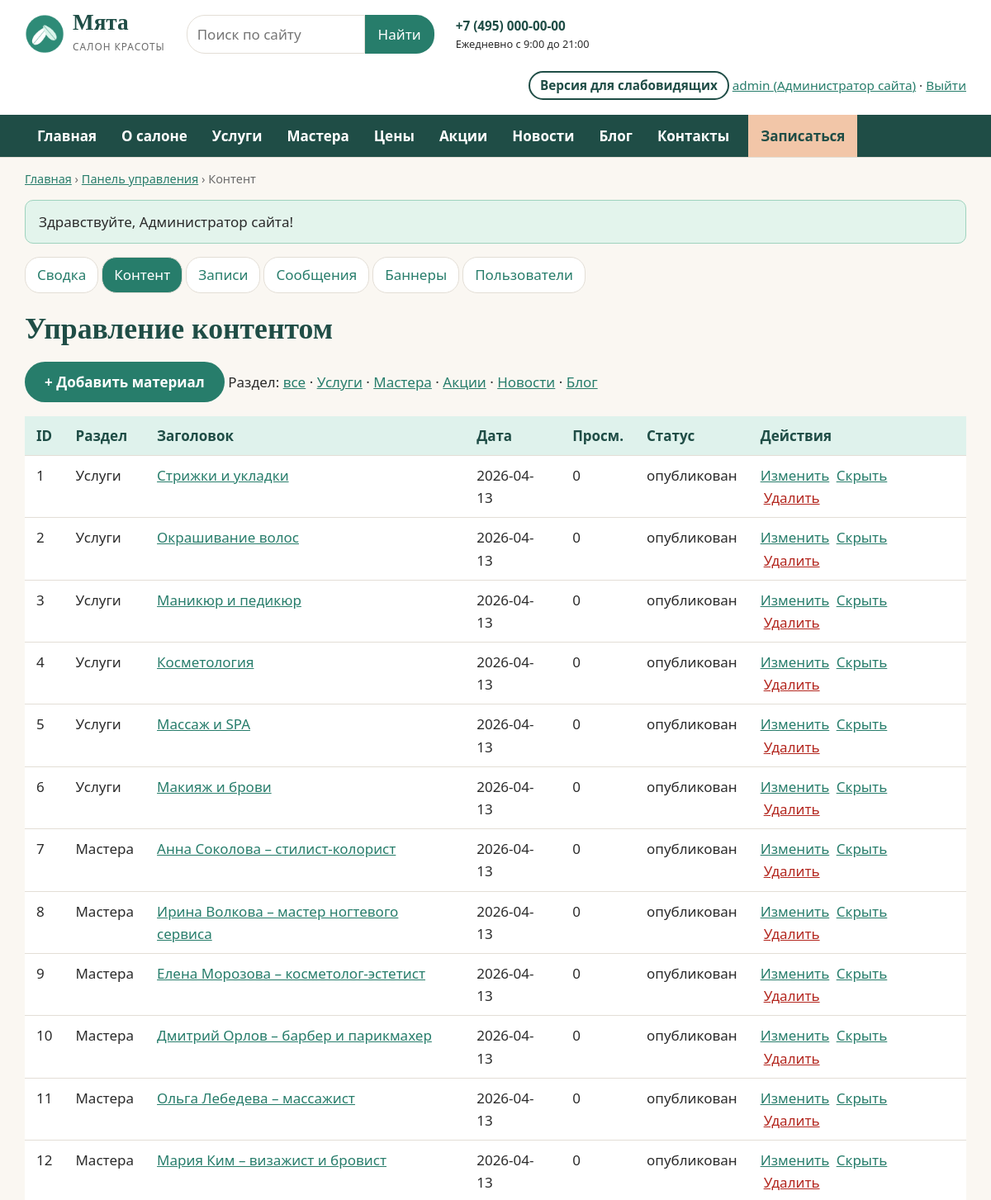
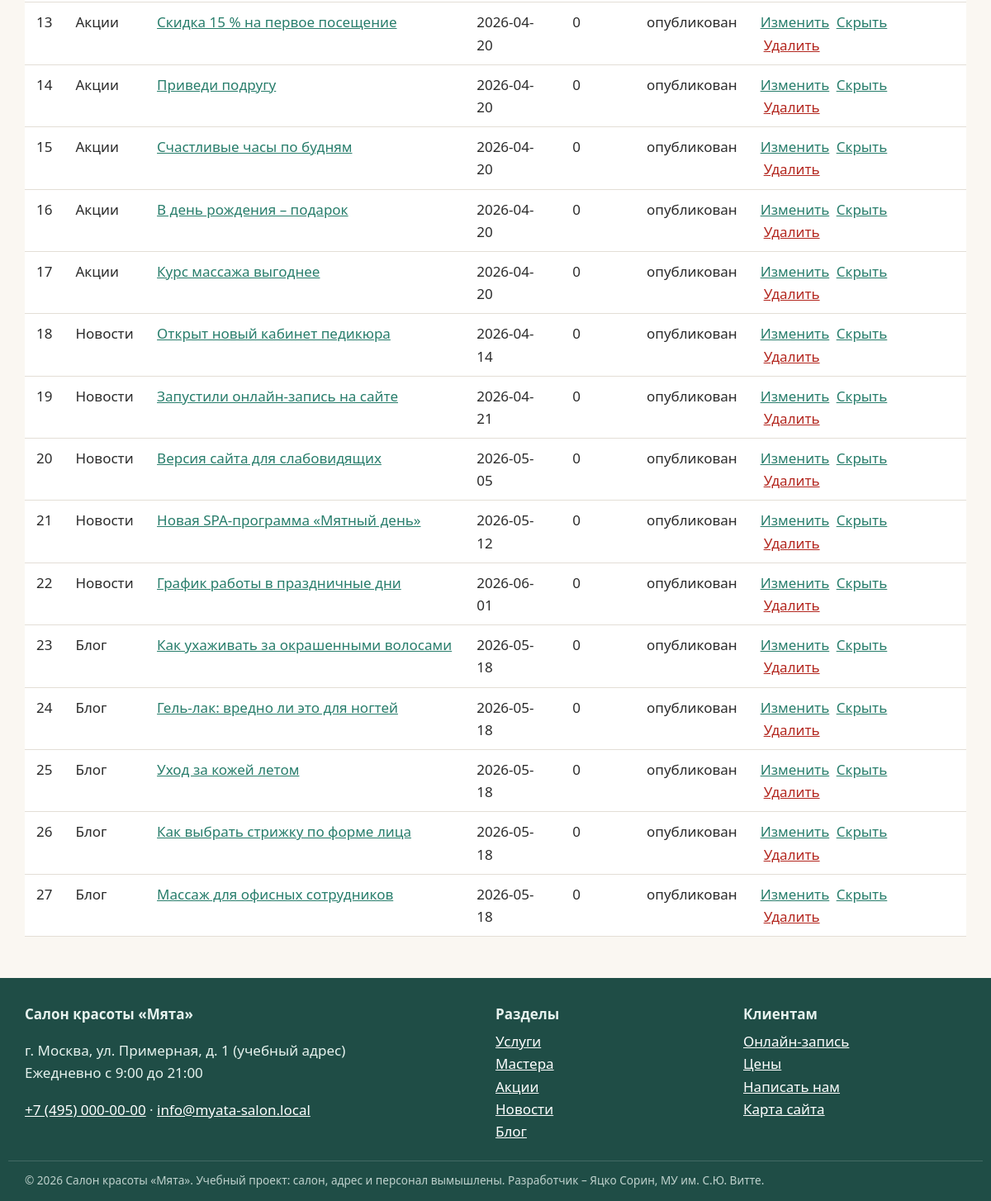
/admin/articles.php (signed in), run on the app's committed database (2 pictures, top to bottom).
### tables this page shows
CREATE TABLE users (
  id INT AUTO_INCREMENT PRIMARY KEY,
  login VARCHAR(40) NOT NULL UNIQUE,
  password_hash VARCHAR(255) NOT NULL,
  name VARCHAR(100) NOT NULL,
  email VARCHAR(120) NOT NULL UNIQUE,
  phone VARCHAR(30) NOT NULL DEFAULT '',
  role ENUM('admin','manager','client') NOT NULL DEFAULT 'client',
  is_active TINYINT(1) NOT NULL DEFAULT 1,
  created_at DATETIME NOT NULL DEFAULT CURRENT_TIMESTAMP
);

CREATE TABLE sections (
  code VARCHAR(20) PRIMARY KEY,
  title VARCHAR(60) NOT NULL,
  description VARCHAR(255) NOT NULL,
  sort INT NOT NULL DEFAULT 0
);

CREATE TABLE articles (
  id INT AUTO_INCREMENT PRIMARY KEY,
  section VARCHAR(20) NOT NULL,
  slug VARCHAR(100) NOT NULL,
  title VARCHAR(200) NOT NULL,
  summary VARCHAR(400) NOT NULL,
  body TEXT NOT NULL,
  image VARCHAR(120) NOT NULL DEFAULT '',
  price INT NULL,
  duration INT NULL,
  is_published TINYINT(1) NOT NULL DEFAULT 1,
  views INT NOT NULL DEFAULT 0,
  created_at DATETIME NOT NULL DEFAULT CURRENT_TIMESTAMP,
  updated_at DATETIME NULL,
  UNIQUE KEY uq_section_slug (section, slug),
  FULLTEXT KEY ft_search (title, summary, body),
  CONSTRAINT fk_articles_section FOREIGN KEY (section) REFERENCES sections(code)
);

### config.php (called while the page is built, shortened)
<?php
$config = [
    'db_host'   => 'localhost',
    'db_port'   => 3306,
    'db_name'   => 'salon_myata',
    'db_user'   => 'root',
    'db_pass'   => '',
    'site_name' => 'Салон красоты «Мята»',
    'phone'     => '+7 (495) 000-00-00',
    'email'     => 'info@myata-salon.local',
    'address'   => 'г. Москва, ул. Примерная, д. 1 (учебный адрес)',
    'hours'     => 'Ежедневно с 9:00 до 21:00',
];
return $config;

### includes/bootstrap.php (called while the page is built, shortened)
<?php
$CONFIG = require __DIR__ . '/../config.php';
try {
    $pdo = new PDO(
        sprintf('mysql:host=%s;port=%d;dbname=%s;charset=utf8mb4',
            $CONFIG['db_host'], $CONFIG['db_port'], $CONFIG['db_name']),
        $CONFIG['db_user'],
        $CONFIG['db_pass'],
        [PDO::ATTR_ERRMODE => PDO::ERRMODE_EXCEPTION, PDO::ATTR_DEFAULT_FETCH_MODE => PDO::FETCH_ASSOC]
    );
} catch (PDOException $e) {
    http_response_code(500);
    exit('<h1>Нет подключения к базе данных</h1><p>Проверьте настройки в config.php '
        . 'и импортируйте database/salon_myata.sql.</p>');
}
require __DIR__ . '/functions.php';
require __DIR__ . '/auth.php';

### includes/auth.php (called while the page is built, shortened)
<?php
function current_user(): ?array
{
    static $user = false;
    if ($user === false) {
        $user = null;
        if (!empty($_SESSION['uid'])) {
            $st = db()->prepare('SELECT id, login, name, email, phone, role FROM users WHERE id = ? AND is_active = 1');
            $st->execute([$_SESSION['uid']]);
            $user = $st->fetch() ?: null;
        }
    }
    return $user;
}
function require_login(): array
{
    $u = current_user();
    return $u;
}
function require_role(string ...$roles): array
{
    $u = require_login();
    return $u;
}

### admin/articles.php (the view, shortened to what this page needs)
<?php
require __DIR__ . '/../includes/bootstrap.php';
require_role('admin', 'manager');
$s = (string) ($_GET['s'] ?? '');
$sql = 'SELECT a.*, sc.title st FROM articles a JOIN sections sc ON sc.code = a.section';
$st = $s !== '' ? db()->prepare("$sql WHERE a.section = ? ORDER BY sc.sort, a.id") : db()->prepare("$sql ORDER BY sc.sort, a.id");
$st->execute($s !== '' ? [$s] : []);
$crumbs = [['Панель управления', url('admin/index.php')], ['Контент']];
require __DIR__ . '/../includes/header.php';
require __DIR__ . '/_nav.php';
?>
<h1>Управление контентом</h1>
<p><a class="btn" href="<?= e(url('admin/edit.php?s=' . urlencode($s ?: 'news'))) ?>">+ Добавить материал</a>
   Раздел: <a href="?">все</a><?php foreach (sections() as $code => $sec): ?> · <a href="?s=<?= e($code) ?>"<?= $s === $code ? ' class="active"' : '' ?>><?= e($sec['title']) ?></a><?php endforeach; ?></p>
<table class="data">
    <thead><tr><th>ID</th><th>Раздел</th><th>Заголовок</th><th>Дата</th><th>Просм.</th><th>Статус</th><th>Действия</th></tr></thead>
    <tbody>
    <?php foreach ($st as $a): ?>
        <tr><td><?= (int) $a['id'] ?></td><td><?= e($a['st']) ?></td>
            <td><a href="<?= e(article_url($a)) ?>"><?= e($a['title']) ?></a></td>
            <td><?= e(substr($a['created_at'], 0, 10)) ?></td><td><?= (int) $a['views'] ?></td>
            <td><?= $a['is_published'] ? 'опубликован' : '<em>скрыт</em>' ?></td>
            <td class="actions"><a href="<?= e(url('admin/edit.php?id=' . $a['id'])) ?>">Изменить</a>
                <form method="post"><?= csrf_field() ?><input type="hidden" name="id" value="<?= (int) $a['id'] ?>"><input type="hidden" name="s" value="<?= e($s) ?>">
                    <button class="link" name="action" value="toggle"><?= $a['is_published'] ? 'Скрыть' : 'Опубликовать' ?></button>
                    <button class="link danger" name="action" value="delete" onclick="return confirm('Удалить материал?')">Удалить</button></form></td></tr>
    <?php endforeach; ?>
    </tbody>
</table>
<?php require __DIR__ . '/../includes/footer.php'; ?>

### includes/header.php (shortened to what this page needs)
<?php
$v = vi();
$user = current_user();
$crumbs = $crumbs ?? [];
$current = substr($_SERVER['SCRIPT_NAME'], strlen(ROOT_URL) + 1);
$curSection = $_GET['s'] ?? '';
$menu = [
    ['index.php', 'Главная', ''], ['about.php', 'О салоне', ''],
    ['section.php', 'Услуги', 'services'], ['section.php', 'Мастера', 'masters'],
    ['prices.php', 'Цены', ''], ['section.php', 'Акции', 'promo'],
    ['section.php', 'Новости', 'news'], ['section.php', 'Блог', 'blog'],
    ['contacts.php', 'Контакты', ''],
];
$bodyClass = $v['on'] ? 'vi vi-size-' . $v['size'] . ' vi-' . $v['scheme']
    . ($v['img'] ? '' : ' vi-noimg') . ($v['space'] ? ' vi-space' : '') : '';
?>
<!doctype html>
<html lang="ru">
<head>
    <link rel="stylesheet" href="<?= e(url('assets/css/style.css')) ?>">
</head>
<body class="<?= e($bodyClass) ?>">
<header class="site-header">
    <div class="wrap header-top">
        <a class="logo" href="<?= e(url()) ?>">
            <img src="<?= e(url('assets/img/logo.png')) ?>" alt="" width="48" height="48">
            <span><strong>Мята</strong><small>салон красоты</small></span>
        </a>
        <form class="search" action="<?= e(url('search.php')) ?>" method="get" role="search">
            <input id="q" type="search" name="q" placeholder="Поиск по сайту" value="<?= e($_GET['q'] ?? '') ?>">
            <button type="submit">Найти</button>
        </form>
        <div class="header-contacts">
            <a href="tel:<?= e(preg_replace('/[^\d+]/', '', cfg('phone'))) ?>"><?= e(cfg('phone')) ?></a>
            <small><?= e(cfg('hours')) ?></small>
        </div>
        <div class="header-actions">
            <?php if (!$v['on']): ?>
                <a class="btn-vi" href="<?= e(url('vi.php?vi=1&back=' . urlencode($_SERVER['REQUEST_URI'] ?? ''))) ?>"
                   title="Версия для слабовидящих">Версия для слабовидящих</a>
            <?php endif; ?>
            <?php if ($user): ?>
                <a href="<?= e(url($user['role'] === 'client' ? 'cabinet.php' : 'admin/index.php')) ?>">
                    <?= e($user['login']) ?> (<?= e(ROLES[$user['role']]) ?>)</a> ·
                <a href="<?= e(url('logout.php')) ?>">Выйти</a>
            <?php else: ?>
                <a href="<?= e(url('login.php')) ?>">Вход</a> · <a href="<?= e(url('register.php')) ?>">Регистрация</a>
            <?php endif; ?>
        </div>
    </div>
    <nav class="main-nav" aria-label="Главное меню">
        <div class="wrap">
            <ul>
                <?php foreach ($menu as [$file, $label, $menuSec]):
                    $href = $menuSec ? "section.php?s=$menuSec" : $file;
                    $active = $current === $file && ($menuSec === '' || $menuSec === $curSection); ?>
                    <li><a href="<?= e(url($href)) ?>"<?= $active ? ' class="active" aria-current="page"' : '' ?>><?= e($label) ?></a></li>
                <?php endforeach; ?>
                <li><a class="nav-cta" href="<?= e(url('booking.php')) ?>">Записаться</a></li>
            </ul>
        </div>
    </nav>
</header>
<main id="main" class="wrap">
<?php if ($crumbs): ?>
    <nav class="crumbs" aria-label="Навигационная цепочка">
        <a href="<?= e(url()) ?>">Главная</a>
        <?php foreach ($crumbs as $crumb): ?> › <?= isset($crumb[1]) ? '<a href="' . e($crumb[1]) . '">' . e($crumb[0]) . '</a>' : '<span>' . e($crumb[0]) . '</span>' ?><?php endforeach; ?>
    </nav>
<?php endif; ?>
<?= flashes() ?>

### includes/footer.php (shortened to what this page needs)
</main>
<footer class="site-footer">
    <div class="wrap footer-grid">
        <div>
            <strong>Салон красоты «Мята»</strong>
            <p><?= e(cfg('address')) ?><br><?= e(cfg('hours')) ?></p>
            <p><a href="tel:<?= e(preg_replace('/[^\d+]/', '', cfg('phone'))) ?>"><?= e(cfg('phone')) ?></a> ·
               <a href="mailto:<?= e(cfg('email')) ?>"><?= e(cfg('email')) ?></a></p>
        </div>
        <div>
            <strong>Разделы</strong>
            <ul>
                <?php foreach (sections() as $code => $s): ?>
                    <li><a href="<?= e(url('section.php?s=' . $code)) ?>"><?= e($s['title']) ?></a></li>
                <?php endforeach; ?>
            </ul>
        </div>
        <div>
            <strong>Клиентам</strong>
            <ul>
                <li><a href="<?= e(url('booking.php')) ?>">Онлайн-запись</a></li>
                <li><a href="<?= e(url('prices.php')) ?>">Цены</a></li>
                <li><a href="<?= e(url('contacts.php')) ?>">Написать нам</a></li>
                <li><a href="<?= e(url('sitemap.php')) ?>">Карта сайта</a></li>
            </ul>
        </div>
    </div>
    <div class="wrap footer-note">
        © 2026 Салон красоты «Мята». Учебный проект: салон, адрес и персонал вымышлены.
        Разработчик – Яцко Сорин, МУ им. С.Ю. Витте.
    </div>
</footer>
</body>
</html>

### assets/css/style.css (style rules this page uses)
:root { --mint: #277D6B; --mint-dark: #1F4D46; --mint-light: #DFF2EC; --cream: #FAF7F2; --peach: #F2C6A8; --text: #2B2B2B; --muted: #6B6B6B; --line: #E3DED6; --white: #FFFFFF; --radius: 14px; --font: "Segoe UI", Roboto, "PT Sans", Arial, sans-serif; --font-head: Georgia, "PT Serif", "Times New Roman", serif; }
* { box-sizing: border-box; }
html { font-size: 17px; }
body { margin: 0; font-family: var(--font); color: var(--text); background: var(--cream); line-height: 1.6; }
a { color: var(--mint); }
h1, h2, h3 { font-family: var(--font-head); color: var(--mint-dark); line-height: 1.25; }
h1 { font-size: 2.1rem; margin: .6em 0 .4em; }
img { max-width: 100%; height: auto; display: block; }
.wrap { max-width: 1180px; margin: 0 auto; padding: 0 20px; }
.site-header { background: var(--white); border-bottom: 1px solid var(--line); }
.header-top { display: flex; align-items: center; gap: 18px 26px; padding: 14px 20px; flex-wrap: wrap; }
.logo { display: flex; align-items: center; gap: 10px; text-decoration: none; color: var(--mint-dark); }
.logo strong { display: block; font-family: var(--font-head); font-size: 1.6rem; line-height: 1; }
.logo small { color: var(--muted); letter-spacing: .08em; text-transform: uppercase; font-size: .7rem; }
.search { display: flex; flex: 0 1 300px; min-width: 200px; }
.search input { flex: 1; min-width: 0; padding: 9px 12px; border: 1px solid var(--line); border-radius: 22px 0 0 22px; font: inherit; }
.search button { flex-shrink: 0; padding: 9px 16px; border: 0; background: var(--mint); color: #fff; border-radius: 0 22px 22px 0; cursor: pointer; font: inherit; }
.header-contacts { display: flex; flex-direction: column; font-size: .9rem; }
.header-contacts a { font-weight: 700; text-decoration: none; color: var(--mint-dark); }
.header-actions { margin-left: auto; font-size: .9rem; text-align: right; }
.btn-vi { display: inline-block; border: 2px solid var(--mint-dark); border-radius: 20px; padding: 3px 12px; text-decoration: none; color: var(--mint-dark); font-weight: 600; margin-bottom: 4px; }
.main-nav { background: var(--mint-dark); }
.main-nav ul { list-style: none; margin: 0; padding: 0; display: flex; flex-wrap: wrap; }
.main-nav a { display: block; padding: 12px 15px; color: #fff; text-decoration: none; font-weight: 600; }
.main-nav .nav-cta { background: var(--peach); color: var(--mint-dark); border-radius: 0; margin-left: 8px; }
.crumbs { font-size: .85rem; margin-top: 14px; color: var(--muted); }
.btn { display: inline-block; background: var(--mint); color: #fff !important; padding: 11px 24px; border-radius: 26px; text-decoration: none; border: 0; cursor: pointer; font: inherit; font-weight: 600; align-self: flex-start; }
button.link { background: none; border: 0; color: var(--mint); cursor: pointer; text-decoration: underline; font: inherit; padding: 0 4px; }
button.link.danger { color: #B3261E; }
.price-table, .data { width: 100%; border-collapse: collapse; background: var(--white); margin-bottom: 18px; }
.price-table th, .price-table td, .data th, .data td { padding: 10px 14px; border-bottom: 1px solid var(--line); text-align: left; vertical-align: top; }
.price-table thead th, .data thead th { background: var(--mint-light); color: var(--mint-dark); }
.data td.actions form { display: inline; }
.site-footer { background: var(--mint-dark); color: #E6F2EE; margin-top: 50px; padding: 30px 0 14px; }
.site-footer a { color: #fff; }
.footer-grid { display: grid; grid-template-columns: 2fr 1fr 1fr; gap: 30px; }
.footer-grid ul { list-style: none; padding: 0; margin: 6px 0; }
.footer-note { font-size: .8rem; opacity: .8; margin-top: 16px; border-top: 1px solid rgba(255,255,255,.2); padding-top: 12px; }

### data on the page
users: login "admin", role "Администратор сайта"
sections: title "Услуги"
sections: title "Мастера"
sections: title "Акции"
sections: title "Новости"
sections: title "Блог"
articles: id "1", section.title "Услуги", title "Стрижки и укладки", created_at "2026-04-13", views "0", is_published "опубликован"
articles: id "2", section.title "Услуги", title "Окрашивание волос", created_at "2026-04-13", views "0", is_published "опубликован"
articles: id "3", section.title "Услуги", title "Маникюр и педикюр", created_at "2026-04-13", views "0", is_published "опубликован"
articles: id "4", section.title "Услуги", title "Косметология", created_at "2026-04-13", views "0", is_published "опубликован"
articles: id "5", section.title "Услуги", title "Массаж и SPA", created_at "2026-04-13", views "0", is_published "опубликован"
articles: id "6", section.title "Услуги", title "Макияж и брови", created_at "2026-04-13", views "0", is_published "опубликован"
articles: id "7", section.title "Мастера", title "Анна Соколова – стилист-колорист", created_at "2026-04-13", views "0", is_published "опубликован"
articles: id "8", section.title "Мастера", title "Ирина Волкова – мастер ногтевого сервиса", created_at "2026-04-13", views "0", is_published "опубликован"
articles: id "9", section.title "Мастера", title "Елена Морозова – косметолог-эстетист", created_at "2026-04-13", views "0", is_published "опубликован"
articles: id "10", section.title "Мастера", title "Дмитрий Орлов – барбер и парикмахер", created_at "2026-04-13", views "0", is_published "опубликован"
articles: id "11", section.title "Мастера", title "Ольга Лебедева – массажист", created_at "2026-04-13", views "0", is_published "опубликован"
articles: id "12", section.title "Мастера", title "Мария Ким – визажист и бровист", created_at "2026-04-13", views "0", is_published "опубликован"
articles: id "13", section.title "Акции", title "Скидка 15 % на первое посещение", created_at "2026-04-20", views "0", is_published "опубликован"
articles: id "14", section.title "Акции", title "Приведи подругу", created_at "2026-04-20", views "0", is_published "опубликован"
articles: id "15", section.title "Акции", title "Счастливые часы по будням", created_at "2026-04-20", views "0", is_published "опубликован"
articles: id "16", section.title "Акции", title "В день рождения – подарок", created_at "2026-04-20", views "0", is_published "опубликован"
articles: id "17", section.title "Акции", title "Курс массажа выгоднее", created_at "2026-04-20", views "0", is_published "опубликован"
articles: id "18", section.title "Новости", title "Открыт новый кабинет педикюра", created_at "2026-04-14", views "0", is_published "опубликован"
articles: id "19", section.title "Новости", title "Запустили онлайн-запись на сайте", created_at "2026-04-21", views "0", is_published "опубликован"
articles: id "20", section.title "Новости", title "Версия сайта для слабовидящих", created_at "2026-05-05", views "0", is_published "опубликован"
articles: id "21", section.title "Новости", title "Новая SPA-программа «Мятный день»", created_at "2026-05-12", views "0", is_published "опубликован"
articles: id "22", section.title "Новости", title "График работы в праздничные дни", created_at "2026-06-01", views "0", is_published "опубликован"
articles: id "23", section.title "Блог", title "Как ухаживать за окрашенными волосами", created_at "2026-05-18", views "0", is_published "опубликован"
articles: id "24", section.title "Блог", title "Гель-лак: вредно ли это для ногтей", created_at "2026-05-18", views "0", is_published "опубликован"
articles: id "25", section.title "Блог", title "Уход за кожей летом", created_at "2026-05-18", views "0", is_published "опубликован"
articles: id "26", section.title "Блог", title "Как выбрать стрижку по форме лица", created_at "2026-05-18", views "0", is_published "опубликован"
articles: id "27", section.title "Блог", title "Массаж для офисных сотрудников", created_at "2026-05-18", views "0", is_published "опубликован"

### other printed values
cfg('phone') "+7 (495) 000-00-00"
cfg('hours') "Ежедневно с 9:00 до 21:00"
$label "Главная"
$label "О салоне"
$label "Услуги"
$label "Мастера"
$label "Цены"
$label "Акции"
$label "Новости"
$label "Блог"
$label "Контакты"
$crumb[0] "Панель управления"
$crumb[0] "Контент"
$text "Здравствуйте, Администратор сайта!"
$l "Сводка"
